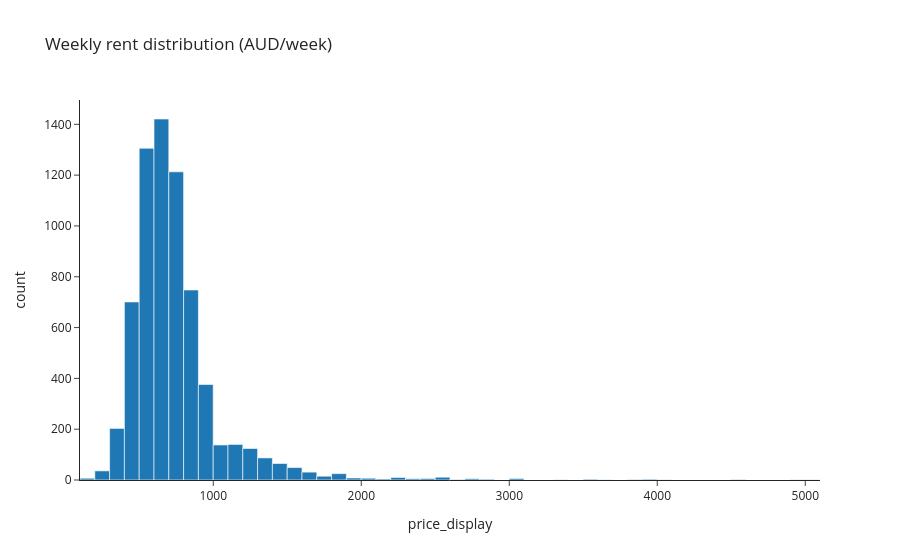

The notebook cell this image was saved under:
### Markdown cell above
### Target Column

The target column is `price_display`, because we are interested in building a prediction model for rental prices.

### Code cell
fig = px.histogram(
    df,
    x="price_display",
    nbins=50,
    title="Weekly rent distribution (AUD/week)",
    template="simple_white",
)
fig.update_layout(xaxis_title="price_display", yaxis_title="count")
fig.show()

### Figure 1 — Plotly figure (JSON) as saved in the notebook; plotly's stock layout.template omitted (floating-point values rounded to 4 significant figures; data arrays with more than 128 entries replaced by an {"elided": "..."} marker saying what was removed)
{"data": [{"bingroup": "x", "hovertemplate": "price_display=%{x}<br>count=%{y}<extra></extra>", "legendgroup": "", "marker": {"color": "#1F77B4", "pattern": {"shape": ""}}, "name": "", "nbinsx": 50, "orientation": "v", "showlegend": false, "type": "histogram", "x": {"elided": "6767 float values"}, "xaxis": "x", "yaxis": "y"}], "layout": {"barmode": "relative", "legend": {"tracegroupgap": 0}, "title": {"text": "Weekly rent distribution (AUD/week)"}, "xaxis": {"anchor": "y", "domain": [0, 1], "title": {"text": "price_display"}}, "yaxis": {"anchor": "x", "domain": [0, 1], "title": {"text": "count"}}}}
